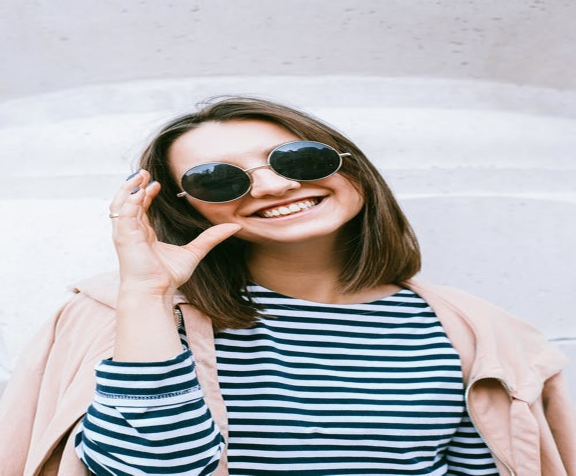
#> input picture images/1.jpeg, 1152 x 951 px (shown at 1/2 size)
$ python Image_Inpainting.py
#> lines starting #> are read from the running program, lines starting #| are printed output that depends on the picture; pictures that were not available may be replaced by others from this repository, and a replacement may not be noted
"""
    Image Inpainting

    Image Inpainting is the process of removing damage, such as noise, strokes or
    text, on images. It is particularly useful in the restoration of old photographs
    which might have scratched edges or ink spots on them. These can be digitally
    removed through this method.

    Image inpainting works by replacing the damaged pixels with pixels similar to the
    neighboring ones, therefore, making them inconspicuous and helping them
    blend well with the background.
"""

import cv2
import numpy as np

img = cv2.imread("../images/1.jpeg")
#> img is the input picture: shape (951, 1152, 3); mean B, G, R 183.8, 180, 180.6

mask = cv2.imread("../images/star.jpg", 0)
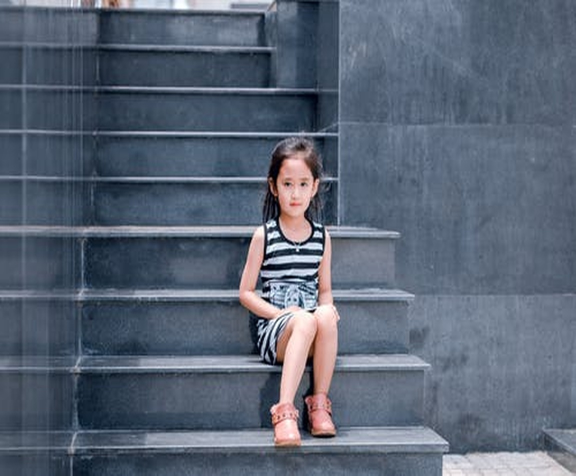
#> input picture images/2.jpeg, 1152 x 951 px, given in place of star.jpg, which was not available (shown at 1/2 size)
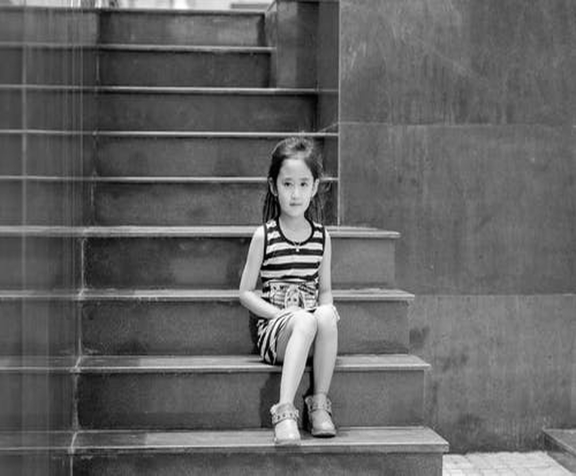
#> mask: shape (951, 1152) (shown at 1/2 size); min 0, max 255, mean 99.1

dst = cv2.inpaint(img, mask, 3, cv2.INPAINT_NS)
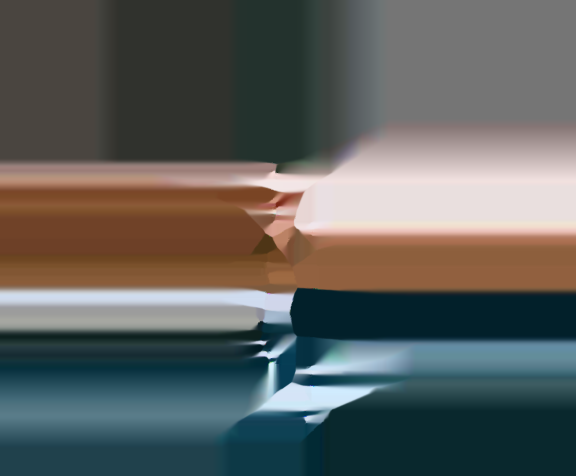
#> dst: shape (951, 1152, 3) (shown at 1/2 size); mean B, G, R 92.6, 95.4, 93
cv2.imshow("image", dst)
cv2.waitKey(0)
